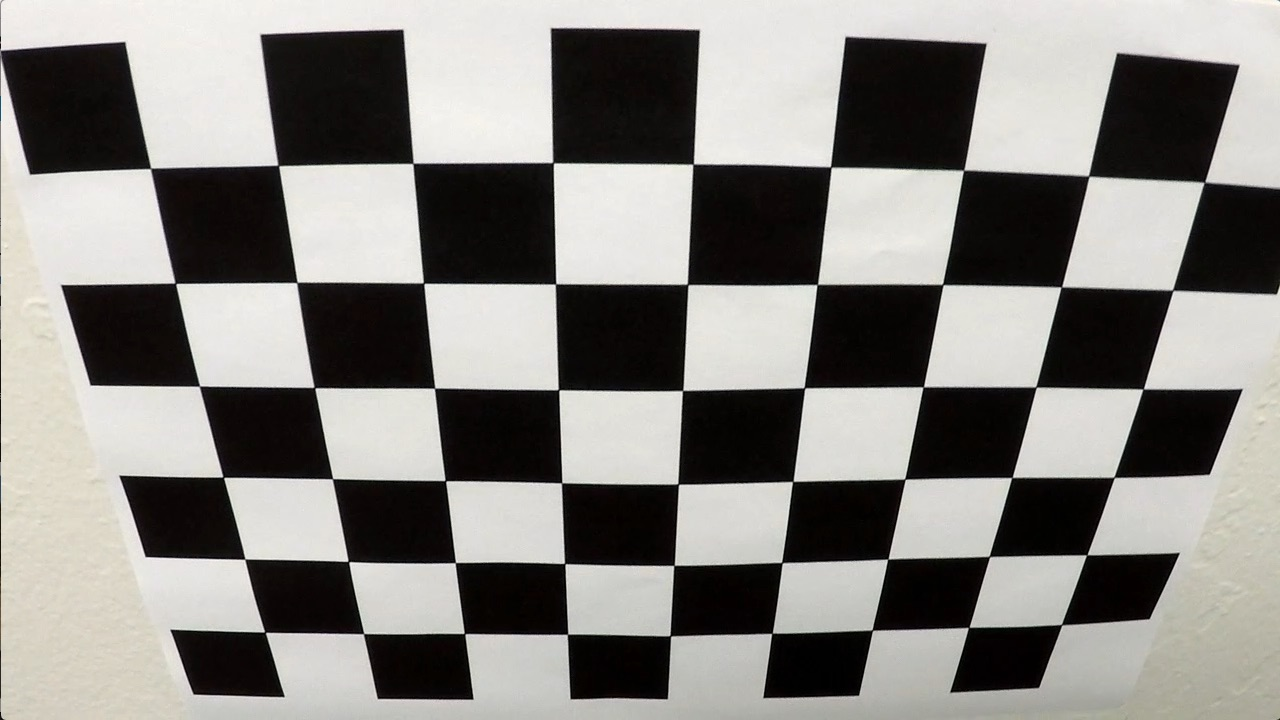
#> input picture calibration/calibration2.jpg, 1280 x 720 px, given as the content of the folder camera_cal, which was not available
$ python calibration.py
#> lines starting #> are read from the running program, lines starting #| are printed output that depends on the picture; after the words box and inside, x2 and y2 are one past the last pixel; in counts of white or black regions, pixels touching at a corner belong together; pictures that were not available may be replaced by others from this repository, and a replacement may not be noted
import numpy as np
import cv2
import matplotlib.pyplot as plt
import glob

# Step 1- Camera calibration


#Creating an array for object Points
objp = np.zeros((6*9,3), np.float32)
objp[:,:2] = np.mgrid[0:9, 0:6].T.reshape(-1,2)


objpoints=[] #3D points in real space
imgpoints=[] #2D points in img space

# Make a list of calibration images
images = glob.glob('camera_cal/calibration*.jpg')

f, axes= plt.subplots(1,2,figsize=(30,30))

for index,image in enumerate(images):
    originalImage= cv2.imread(image)
#> originalImage is the input picture: shape (720, 1280, 3); mean B, G, R 128.5, 132.4, 134.4
    grayImg= cv2.cvtColor(originalImage, cv2.COLOR_BGR2GRAY) #converting to Grayscale before finding Chessboard Corners

    if(index==1 ):
        # Plotting the original Image
        axes[0].set_title('Original Image', fontsize=20)
        axes[0].imshow(originalImage)

    # Find the chessboard corners
    ret, corners = cv2.findChessboardCorners(grayImg, (9,6), None)
#> ret = True; corners = 54 rows, first 8: [150.6, 168.4], [278.3, 165.4], [412.9, 163.5], [553, 162.6], [693.2, 164.2], [830.6, 166.9], [963.5, 170.4], [1088.6, 176.1]

    if(ret==True):
        objpoints.append(objp)
        imgpoints.append(corners)

        # Drawing Chessboard Corners
        cv2.drawChessboardCorners(originalImage, (9,6), corners, ret)
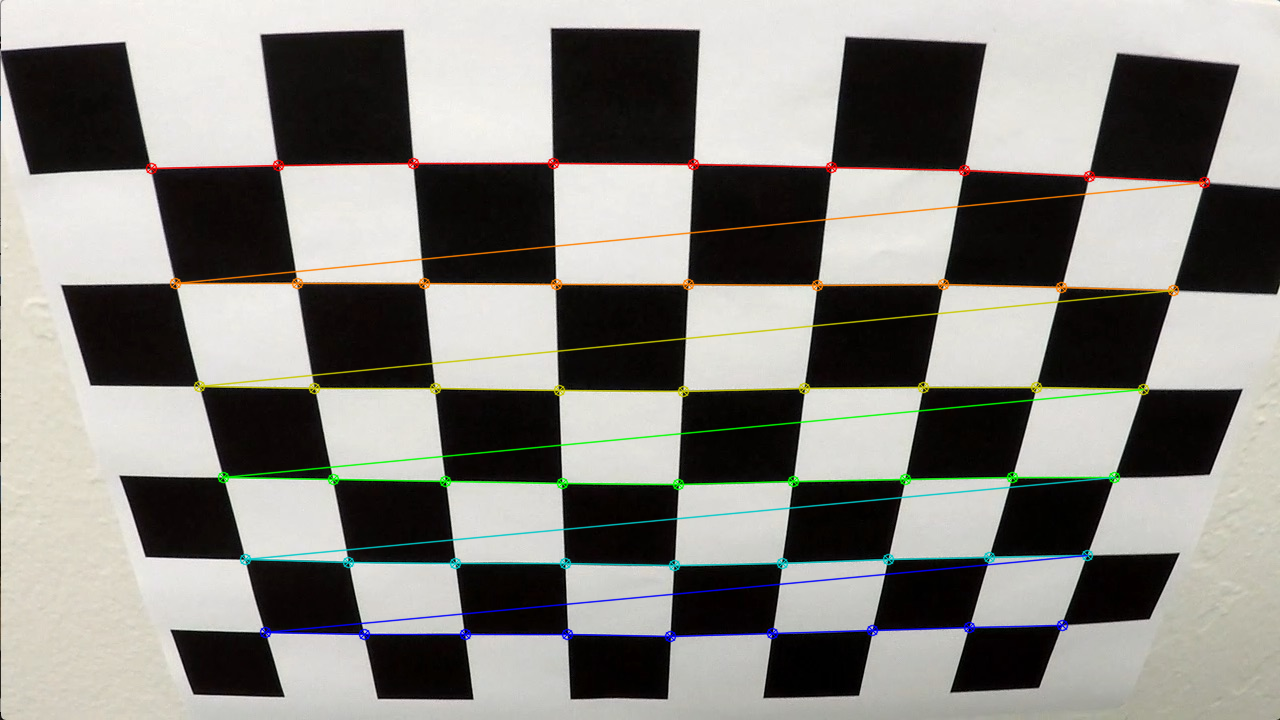
#> originalImage: shape (720, 1280, 3); 3.76% of pixels changed, all inside (x1, y1, x2, y2) = (145, 157, 1211, 643)
        if(index==1 ):
            axes[1].set_title('Image with Chessboard Corners', fontsize=20)
            axes[1].imshow(originalImage)

# from Step 1 we get the Object Points and Image Points

img = cv2.imread('camera_cal/calibration1.jpg')
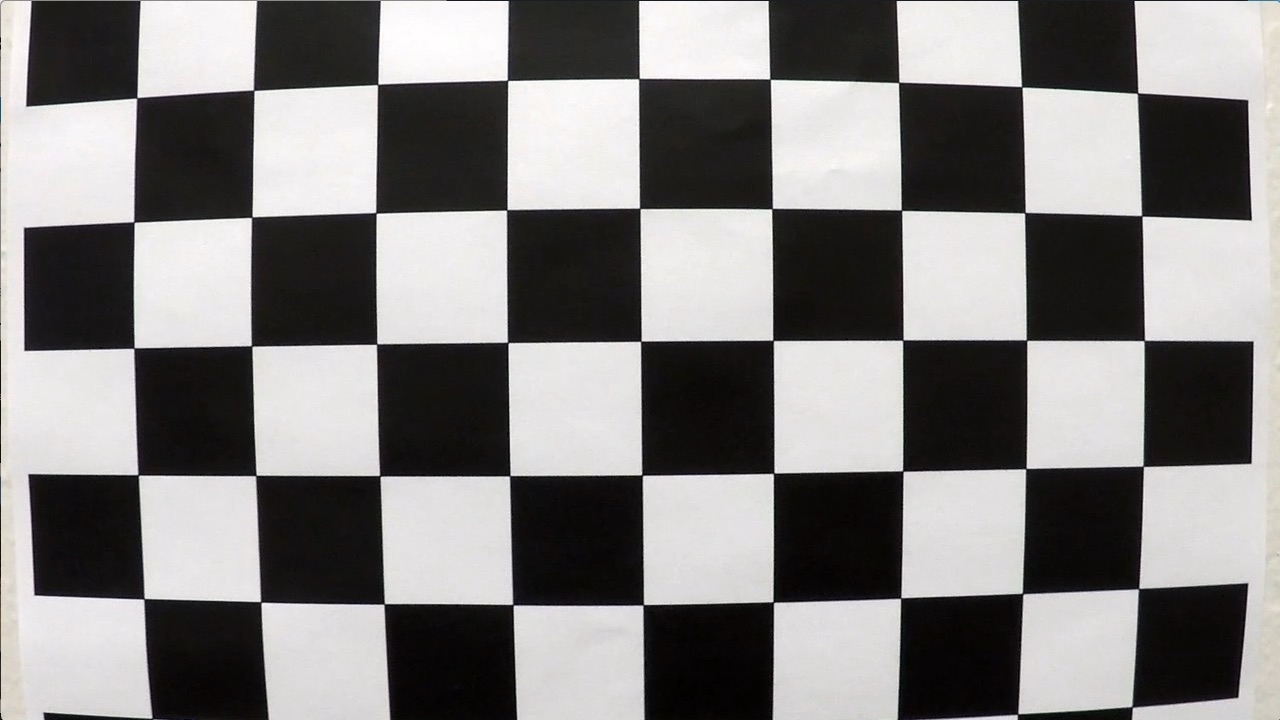
#> input picture calibration/calibration1.jpg, 1280 x 720 px, given as the content of the folder camera_cal, which was not available
#> img is the input picture: shape (720, 1280, 3); mean B, G, R 127.8, 128.4, 130.1
img_size = (img.shape[1], img.shape[0])
#> img_size = (1280, 720)


ret, mtx, dist, rvecs, tvecs = cv2.calibrateCamera(objpoints, imgpoints, img_size,None,None)
#> ret = 0.867; mtx = [[788.8, 0, 646.8], [0, 756, 212.5], [0, 0, 1]]; dist = [[-0.159, 0.0736, 0.0212, 0.00277, -0.00689]]; rvecs = ([0.401, -0.0328, 0.0155],); tvecs = ([-3.67, -0.395, 5.45],)

dst = cv2.undistort(img, mtx, dist, None, mtx)
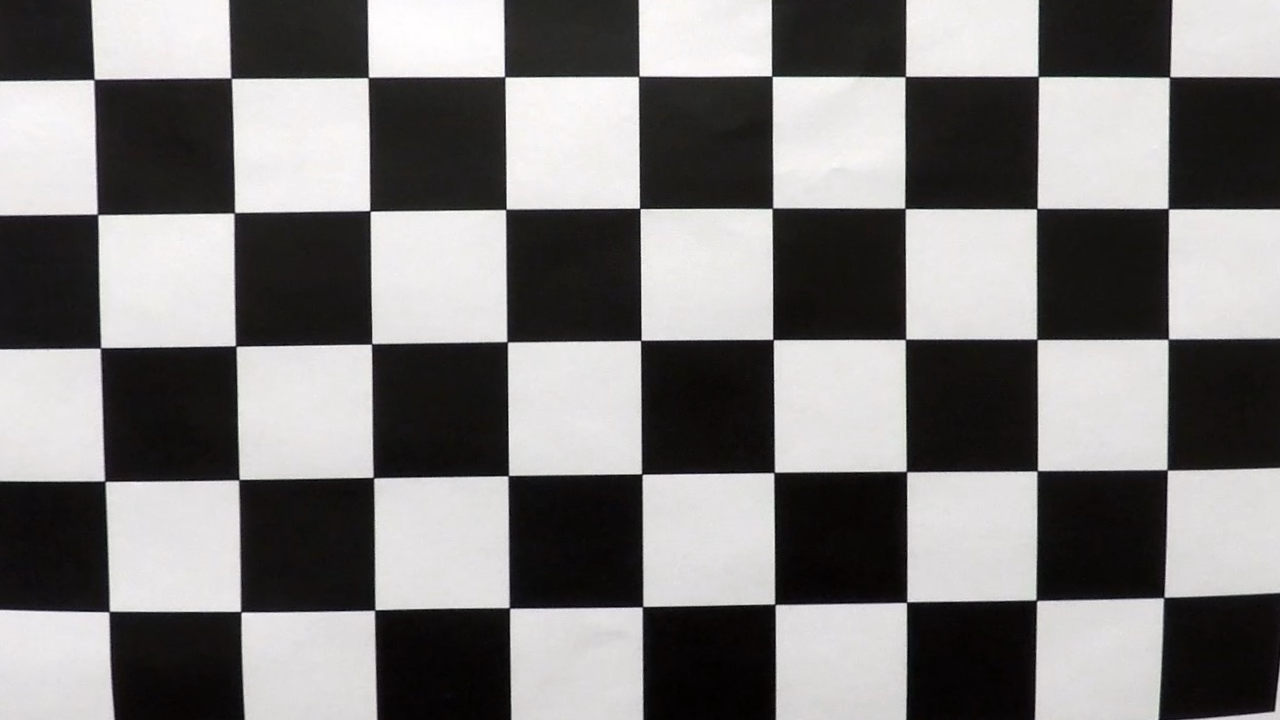
#> dst: shape (720, 1280, 3); mean B, G, R 123.4, 123.9, 125.5

f, axes= plt.subplots(1,2,figsize=(30,30))


axes[0].imshow(img)
axes[0].set_title("Original Image", fontsize=20)
axes[1].imshow(dst)
axes[1].set_title("Undistorted Images", fontsize=20)
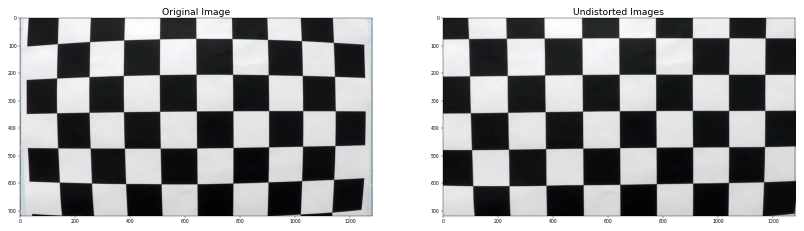
#> figure drawn by matplotlib, 2 panels; B, G, R data is drawn as R, G, B
